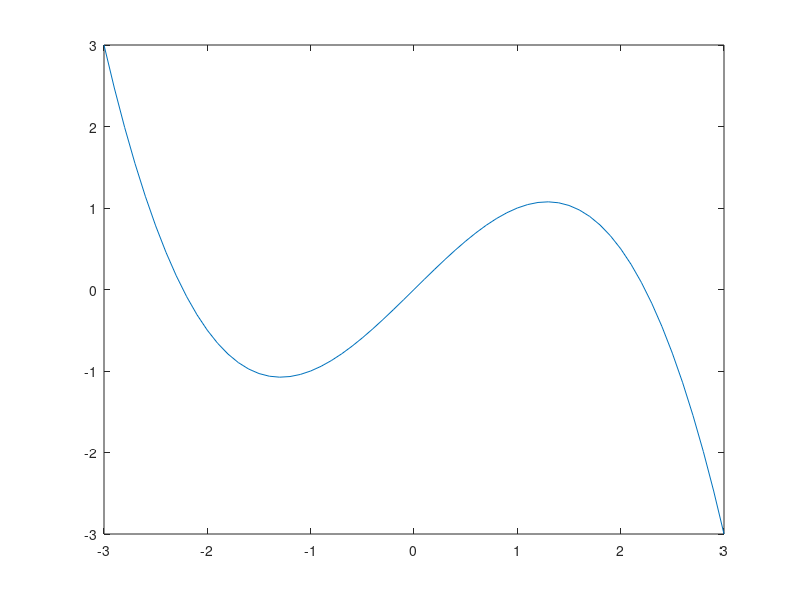

Here is the MATLAB script that generated this plot: (Note: this script raises an error after producing the figure.)
clear, clc


%myfun = @(x)(exp(-x)-5);
%intrv = [-2;-1];
%x=-3:.01:3; plot(x,myfun(x))
%ns = nullstelle(myfun,[-2;-1])


myfun = @(x)(-0.25*x.^3+1.25*x); 
intrv = [-3;-1];
x=-3:.1:3; plot(x,myfun(x))
ns = nullstelle(myfun,intrv)

function ns = nullstelle(myfun,intrv)
    tolerance = 1e-2;
    a = intrv(1);
    b = intrv(2);
    c = (a+b)/2; %1
    fa = myfun(a);
    fc = myfun(c); %2
    
    %4
    if (abs(fc) <= tolerance)
        ns = c
        return
    end
    
    %3
    if (fa*fc <= tolerance) % wenn f(a) und f(c) verschiedene Vorzeichen haben
        ns = nullstelle(myfun,[intrv(1); c]);
    else %ansonsten
        ns = nullstelle(myfun,[c; intrv(2)]);
    end
end
